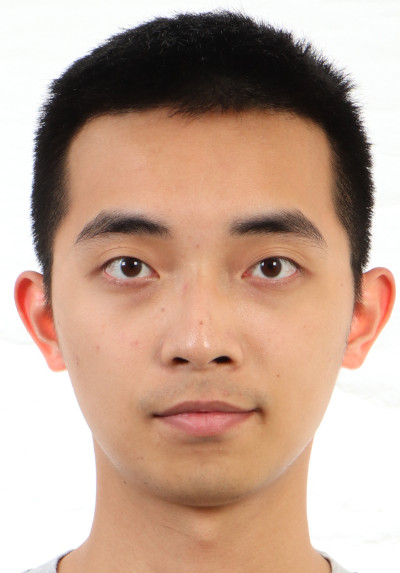
#> input picture hw3/src_imgs/jim-crop-bell.jpeg, 400 x 573 px
$ python main_change_ethnicity.py 1.0 1.0
#> lines starting #> are read from the running program, lines starting #| are printed output that depends on the picture; after the words box and inside, x2 and y2 are one past the last pixel; in counts of white or black regions, pixels touching at a corner belong together
### hw3/main.py
import numpy as np
import cv2
from PIL import Image
import matplotlib.pyplot as plt
import json
import random

from skimage import draw
from scipy import interpolate


import argparse

class CPSelect():
    # https://www.pyimagesearch.com/2015/03/09/capturing-mouse-click-events-with-python-and-opencv/
    def __init__(self, img_left, img_right,
            pts_left=None, pts_right=None, add_corners=True,
            scale=1):
        assert isinstance(img_left, np.ndarray)
        assert isinstance(img_right, np.ndarray)

        self.img_left = img_left
        self.img_right = img_right

        h, w = img_left.shape[0:2]
        # Default adding the four corners of two images
        if pts_left is None:
            self.pts_left = [[0, 0], [w-1, 0], [0, h-1], [w-1, h-1]] if add_corners else []
        else:
            self.pts_left = pts_left

        if pts_right is None:
            self.pts_right = [[0, 0], [w-1, 0], [0, h-1], [w-1, h-1]] if add_corners else []
        else:
            self.pts_right = pts_right

        self.win_left = "img_left"
        self.win_right = "img_right"

        self.font = cv2.FONT_HERSHEY_SIMPLEX
        self.scale = scale


    def interactively_select(self):

        cv2.namedWindow(self.win_left)
        cv2.namedWindow(self.win_right)

        cv2.setMouseCallback(self.win_left, self.capture_click, {"winname": self.win_left})
        cv2.setMouseCallback(self.win_right, self.capture_click, {"winname": self.win_right})

        while True:
            self.draw(self.win_left)
            self.draw(self.win_right)

            key = cv2.waitKey(0) & 0xFF
            if key == ord('q') and len(self.pts_left) == len(self.pts_right):
                break

        cv2.destroyAllWindows()


        return [self.pts_left, self.pts_right]

    def draw(self, win):
        pts = []
        if win == self.win_left:
            new_img = self.img_left.copy()
            pts = self.pts_left
        elif win == self.win_right:
            new_img = self.img_right.copy()
            pts = self.pts_right
        else:
            return

        for i, pt in enumerate(pts):
            cv2.drawMarker(new_img, pt, (0, 0, 255), markerType=cv2.MARKER_CROSS)
            cv2.putText(new_img, f"{i+1}", pt, self.font, self.scale, (0, 255, 0))

        cv2.imshow(win, new_img)

    # [19 lines left out: function capture_click, not called in this run]

def randcolor():
    return tuple(random.randint(0, 255) for i in range(3))

def get_delaunay(shape_vector, h, w):
    assert isinstance(shape_vector, np.ndarray)
    assert shape_vector.shape[1] == 2 # [(x,y)...]

    # remove decimal points and convert it to float
    shape_vector = shape_vector.astype(np.int32).astype(np.float32)

    coord2idx = {}

    subdiv = cv2.Subdiv2D((0, 0, w, h))

    for idx, key_pt in enumerate(shape_vector):
        coord2idx[tuple(key_pt)] = idx
        subdiv.insert(key_pt)

    triangles = subdiv.getTriangleList()
    # Map coordinates back to the index
    tri_indices = []
    for tri in triangles:
        a, b, c = tri[0:2], tri[2:4], tri[4:6]
        a, b, c = tuple(a), tuple(b), tuple(c)

        tri_idxs = [coord2idx[a], coord2idx[b], coord2idx[c]]
        tri_indices.append(tri_idxs)

    tri_indices = np.array(tri_indices, dtype=np.int32)
    return tri_indices

def visualize_triangles(img, shape_vec, tri_indices):
    assert isinstance(tri_indices, np.ndarray)
    assert tri_indices.dtype == np.int32

    new_img = img.copy()

    for tri in tri_indices:
        a, b, c = tri

        triangle_pts = np.array([shape_vec[a], shape_vec[b], shape_vec[c]], dtype=np.int32)

        new_img = cv2.polylines(new_img, [triangle_pts], isClosed=True, color=randcolor(), thickness=2)

    return new_img

def getAffineTransform(src, dst):
    assert isinstance(src, np.ndarray)
    assert isinstance(dst, np.ndarray)
    assert src.shape == dst.shape and src.shape == (3, 2)

    src = src.astype(np.float32)
    dst = dst.astype(np.float32)

    a, b, c = src
    A, B, C = dst

    M = np.array([c-b, a-b], dtype=np.float32).T
    M_inv = np.linalg.inv(M)

    T1 = np.concatenate([M_inv, M_inv.dot(-b.reshape(2, 1))], axis=1)
    T1 = np.concatenate([T1, [[0, 0, 1]]], axis=0)

    M2 = np.array([C-B, A-B], dtype=np.float32).T

    T2 = np.concatenate([M2, B.reshape(2, 1)], axis=1)
    T2 = np.concatenate([T2, [[0, 0, 1]]], axis=0)

    T = T2.dot(T1)
    return T[0:2] # strip the last row [0, 0, 1]

def area(pts):
    assert pts.shape[1] == 2
    x, y = pts[:,0], pts[:,1]
    a = (x-np.roll(x, 1)).dot(y+np.roll(y, 1))
    a = np.abs(a)/2
    return a

def warp(img, shape_src, shape_dst, tri_indices, bg=None):
    assert isinstance(img, np.ndarray)
    assert isinstance(shape_src, np.ndarray)
    assert isinstance(shape_dst, np.ndarray)
    assert isinstance(tri_indices, np.ndarray)
    assert shape_src.shape == shape_dst.shape

    h, w = img.shape[0:2]
    Y, X = np.arange(0, h), np.arange(0, w)

    # Z = f(X, Y)
    Z = img.transpose(1, 0, 2)

    if bg is None:
        warped = np.zeros_like(img, dtype=np.float32)
    else:
        warped = bg.copy()

    for tri in tri_indices:
        a, b, c = tri

        src = np.array([shape_src[a], shape_src[b], shape_src[c]], np.float32)
        dst = np.array([shape_dst[a], shape_dst[b], shape_dst[c]], np.float32)

        if area(dst) <= 3:
            # too thin just ignore it
            continue

        # TODO: ignore it if the area is too small (<=5 ??)
        M_inv = getAffineTransform(dst, src)

        # NOTE: polygon(rows, cols) not polygon(xs, ys)!
        ys, xs = draw.polygon(dst[:, 1], dst[:, 0])

        # (n,) -> (n, 3)
        homo_coords = np.stack([xs, ys, np.ones(len(xs))], axis=1).astype(np.float32)
        assert homo_coords.shape[1] == 3

        # (n, 2)
        inverse_coords = homo_coords.dot(M_inv.T)
        assert inverse_coords.shape[1] == 2

        # Interpolate and extrapolate
        pixel_vals = interpolate.interpn((X, Y), Z, inverse_coords,
                bounds_error=False, fill_value=None)

        warped[ys, xs] = pixel_vals

    return np.clip(warped, 0, 255).astype(np.int32)

def cross_dissolve(img_left, img_right, alpha):
    assert 0. <= alpha <= 1.
    return np.clip(img_left * alpha + img_right * (1-alpha), 0, 255)

def visualize_markers(img, pts, marker=True, text=True, scale=0.3, markerSize=5):
    new_img = img.copy()
    for i, pt in enumerate(pts):
        if marker:
            cv2.drawMarker(new_img, pt, (0, 255, 0), markerType=cv2.MARKER_CROSS, markerSize=markerSize)
        if text:
            cv2.putText(new_img, f"{i+1}", pt, cv2.FONT_HERSHEY_SIMPLEX, scale, (0, 255, 0))

    return new_img

# [89 lines left out: function main, not called in this run]


# [2 lines that do not run on import are left out]

### hw3/main_change_ethnicity.py
import numpy as np
import cv2

import json
import argparse
import random

from main import CPSelect, get_delaunay, visualize_markers, visualize_triangles, cross_dissolve, warp

def morph(
        img, face_mask, eth_left, eth_right,
        shape, eth_left_shape, eth_right_shape, tri_indices,
        shape_alpha, appear_alpha, h, w):

    eth_dshape = eth_right_shape - eth_left_shape

    center = shape.mean(axis=0, keepdims=True)
    out_shape = shape + shape_alpha * eth_dshape
    out_shape = np.clip(out_shape, [[0, 0]], [[w, h]])

    new_center = out_shape.mean(axis=0, keepdims=True)

    warped_eth_left = warp(eth_left, eth_left_shape, out_shape, tri_indices)
    warped_eth_right = warp(eth_right, eth_right_shape, out_shape, tri_indices)

    d_appear = warped_eth_right - warped_eth_left

    # Warp the mask so that we can know where is the face located
    mask = warp(face_mask.reshape(h, w, 1), shape, out_shape, tri_indices)

    out_img = warp(img, shape, out_shape, tri_indices, bg=img if shape_alpha == 0 else None)

    # Only change the face region!
    out_img = out_img + appear_alpha * (d_appear * mask)
    out_img = np.clip(out_img, 0, 255)

    return out_img

def get_face_mask(face_shape, h, w, tri_indices):
    assert isinstance(face_shape, np.ndarray)
    assert face_shape.shape[1] == 2

    face_shape = face_shape.astype(np.int32)
    mask = np.zeros((h, w), dtype=np.int32)

    contours = []
    n = len(face_shape)
    for tri in tri_indices:
        a, b, c = tri

        if any([a >= n, b >= n, c >= n]):
            continue
        a, b, c = face_shape[a], face_shape[b], face_shape[c]

        contours.append([a, b, c])

    contours = np.array(contours)
    # Fill each triangle
    cv2.drawContours(mask, contours, -1, 1, -1)
    return mask

def add_corners(shape, h, w):
    assert isinstance(shape, np.ndarray)
    assert shape.shape[1] == 2

    corners = np.array([[0, 0], [w-1, 0], [0, h-1], [w-1, h-1], [w//2, 0], [w-1, h//2], [w//2, h-1], [0, h//2]], dtype=np.int32)
    return np.concatenate([shape, corners], axis=0)

def main():
    random.seed(115813)
    parser = argparse.ArgumentParser()
    parser.add_argument("shape_alpha", type=float)
    parser.add_argument("appear_alpha", type=float)
    parser.add_argument("--load", type=str, default=None)
    parser.add_argument("--save", type=str, default=None)
    parser.add_argument("--write", action="store_true", default=False)
    parser.add_argument("--add_corners", action="store_true", default=False)
    args = parser.parse_args()

    img  = cv2.imread("./src_imgs/jim-crop-bell.jpeg")
#> img is the input picture: shape (573, 400, 3); mean B, G, R 147.3, 164.6, 194.4
    eth_left = cv2.imread("./src_imgs/averagetaiwanesemale.jpeg")
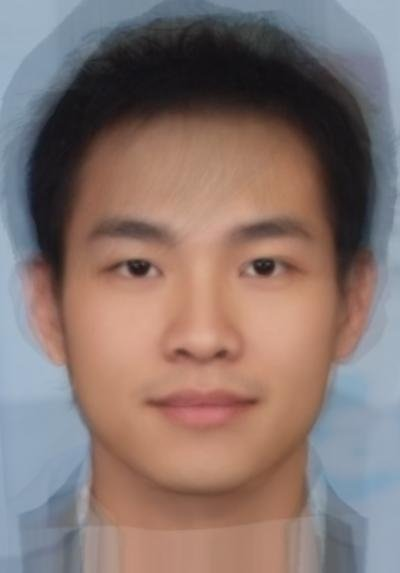
#> input picture hw3/src_imgs/averagetaiwanesemale.jpeg, 400 x 573 px
#> eth_left is the input picture: shape (573, 400, 3); mean B, G, R 111.4, 116, 134.5
    eth_right = cv2.imread("./src_imgs/whiteamericanmale-adjust.jpeg")
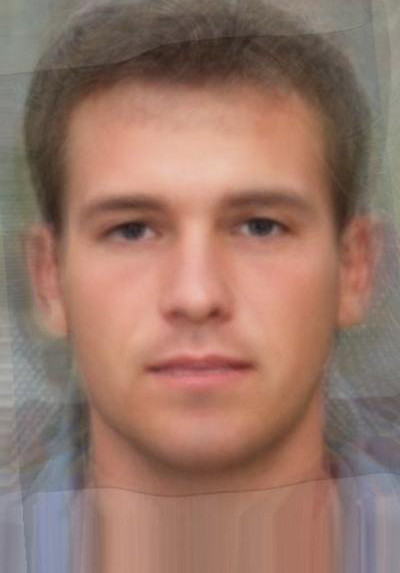
#> input picture hw3/src_imgs/whiteamericanmale-adjust.jpeg, 400 x 573 px
#> eth_right is the input picture: shape (573, 400, 3); mean B, G, R 104.8, 118.1, 151.8

    assert img.shape[0:2] == eth_left.shape[0:2] == eth_right.shape[0:2]

    if args.load is None:
        select = CPSelect(eth_left, eth_right)
        eth_left_shape, eth_right_shape = select.interactively_select()
#> after the loop in draw, `for i, pt in enumerate(pts):`: new_img: shape (573, 400, 3); 0.06% of pixels changed, all inside (x1, y1, x2, y2) = (0, 0, 400, 573)
#> (key q is pressed here)
#> eth_left_shape = [[0, 0], [399, 0], [0, 572], [399, 572]]; eth_right_shape = [[0, 0], [399, 0], [0, 572], [399, 572]]

        select2 = CPSelect(img, eth_left, pts_right=eth_left_shape)
        shape, _ = select2.interactively_select()
#> call 3 of draw, with win = 'img_left'
#> after the loop in draw (call 3), `for i, pt in enumerate(pts):`:
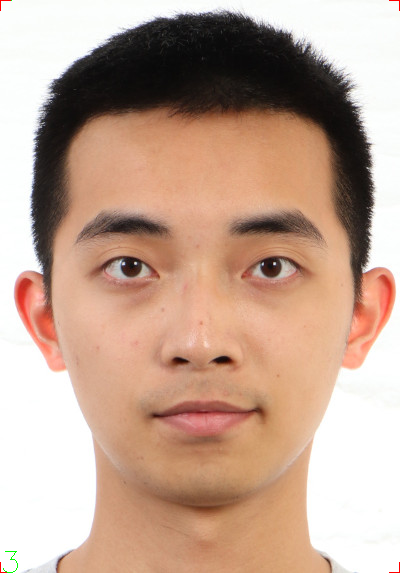
#> new_img: shape (573, 400, 3); 0.06% of pixels changed, all inside (x1, y1, x2, y2) = (0, 0, 400, 573)
#> (key Esc is pressed here)
#> shape = [[0, 0], [399, 0], [0, 572], [399, 572]]

        shapes = {"src": shape, "eth_left": eth_left_shape, "eth_right": eth_right_shape}
#> shapes = {'src': [[0, 0], [399, 0], [0, 572], [399, 572]], 'eth_left': [[0, 0], [399, 0], [0, 572], [399, 572]], 'eth_right': [[0, 0], [399, 0], [0, 572], [399, 572]]}
    else:
        with open(args.load, "r") as f:
            shapes = json.load(f)
    if args.load is None and args.save is not None:
        with open(args.save, "w") as f:
            json.dump(shapes, f)

    h, w = img.shape[0:2]
#> h = 573; w = 400
    # Visualize the triangulation
    shape = np.array(shapes["src"], dtype=np.int32)
    face_shape = shape.copy()
#> face_shape = [[0, 0], [399, 0], [0, 572], [399, 572]]
    eth_left_shape = np.array(shapes["eth_left"], dtype=np.int32)
    eth_right_shape = np.array(shapes["eth_right"], dtype=np.int32)

    if args.add_corners:
        shape = add_corners(shape, h, w)
        eth_left_shape = add_corners(eth_left_shape, h, w)
        eth_right_shape = add_corners(eth_right_shape, h, w)

    img_markers = visualize_markers(img, shape, marker=True, text=False, scale=0.4, markerSize=20)
#> the loop in visualize_markers, `for i, pt in enumerate(pts):` made 4 passes
    if args.write:
        cv2.imwrite("markers.jpg", img_markers)

    tri_indices = get_delaunay(shape, h+1, w+1)
#> the loop in get_delaunay, `for idx, key_pt in enumerate(shape_vector):` made 4 passes
#> after the loop in get_delaunay, `for idx, key_pt in enumerate(shape_vector):`: coord2idx = {(0, 0): 0, (399, 0): 1, (0, 572): 2, (399, 572): 3}
#> in get_delaunay, `triangles = subdiv.getTriangleList()`: triangles = [[0, 572, 0, 0, 399, 0], [399, 0, 399, 572, 0, 572]]
#> the loop in get_delaunay, `for tri in triangles:` made 2 passes
#> (a, b, c, tri_idxs) on passes 1 to 2: ((0, 572), (0, 0), (399, 0), [2, 0, 1]), ((399, 0), (399, 572), (0, 572), [1, 3, 2])
#> after the loop in get_delaunay, `for tri in triangles:`: tri_indices = [[2, 0, 1], [1, 3, 2]]
#> tri_indices = [[2, 0, 1], [1, 3, 2]]
    img_tri = visualize_triangles(img, shape, tri_indices)
#> the loop in visualize_triangles, `for tri in tri_indices:` made 2 passes
#> (a, b, c, triangle_pts) on passes 1 to 2: (2, 0, 1, [[0, 572], [0, 0], [399, 0]]), (1, 3, 2, [[399, 0], [399, 572], [0, 572]])
#> pass 1, in visualize_triangles, `new_img = cv2.polylines(new_img, [triangle_pts], isClosed=True, color=..`:
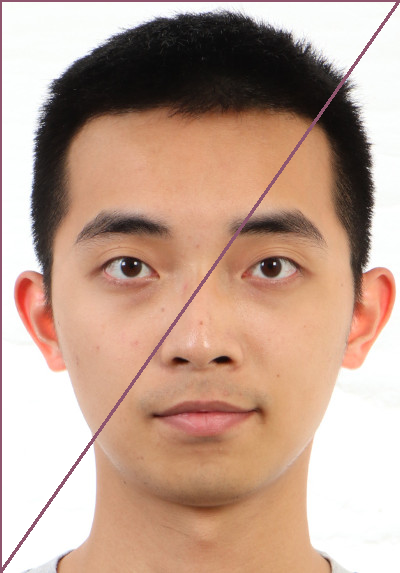
#> new_img: shape (573, 400, 3); 1.85% of pixels changed, all inside (x1, y1, x2, y2) = (0, 0, 400, 573)
    if args.write:
        cv2.imwrite("img_tri.jpg", img_tri)

    out = morph(img, get_face_mask(face_shape, h, w, tri_indices), eth_left, eth_right,
            shape, eth_left_shape, eth_right_shape, tri_indices,
            args.shape_alpha, args.appear_alpha, h, w)
#> in get_face_mask, `face_shape = face_shape.astype(np.int32)`: face_shape = [[0, 0], [399, 0], [0, 572], [399, 572]]
#> in get_face_mask, `n = len(face_shape)`: n = 4
#> the loop in get_face_mask, `for tri in tri_indices:` made 2 passes
#> after the loop in get_face_mask, `for tri in tri_indices:`: contours = [[[0, 572], [0, 0], [399, 0]], [[399, 0], [399, 572], [0, 572]]]
#> in get_face_mask, `cv2.drawContours(mask, contours, -1, 1, -1)`: mask: shape (573, 400) int32; every value is 1
#> in morph, `eth_dshape = eth_right_shape - eth_left_shape`: eth_dshape = [[0, 0], [0, 0], [0, 0], [0, 0]]
#> in morph, `center = shape.mean(axis=0, keepdims=True)`: center = [[199.5, 286]]
#> in morph, `out_shape = shape + shape_alpha * eth_dshape`: out_shape = [[0, 0], [399, 0], [0, 572], [399, 572]]
#> in morph, `new_center = out_shape.mean(axis=0, keepdims=True)`: new_center = [[199.5, 286]]
#> the loop in warp, `for tri in tri_indices:` made 2 passes
#> (tri, T1 in getAffineTransform, M2 in getAffineTransform, T2 in getAffineTransform, T in getAffineTransform) on pass 1: ([2, 0, 1], [[0.00251, 0, 0], [0, 0.00175, 0], [0, 0, 1]], [[399, 0], [0, 572]], [[399, 0, 0], [0, 572, 0], [0, 0, 1]], [[1, 0, 0], [0, 1, 0], [0, 0, 1]])
#> (tri, x in area, y in area, B in getAffineTransform, T1 in getAffineTransform, M2 in getAffineTransform, T2 in getAffineTransform, T in getAffineTransform) on pass 2: ([1, 3, 2], [399, 399, 0], [0, 572, 572], [399, 572], [[-0.00251, 0, 1], [0, -0.00175, 1], [0, 0, 1]], [[-399, 0], [0, -572]], [[-399, 0, 399], [0, -572, 572], [0, 0, 1]], [[1, 0, 0], [0, 1, 0], [0, 0, 1]])
#> the loop in warp (call 2), `for tri in tri_indices:` made 2 passes
#> in morph, `d_appear = warped_eth_right - warped_eth_left`:
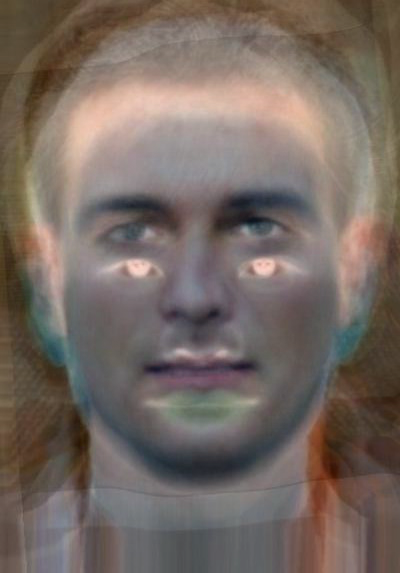
#> d_appear: shape (573, 400, 3) int32; mean B, G, R -6.6, 2.1, 17.3; drawn with min black and max white
#> in warp (call 3), `Z = img.transpose(1, 0, 2)`: Z: shape (400, 573, 1) int32; every value is 1
#> after the loop in warp (call 3), `for tri in tri_indices:`: warped: shape (573, 400, 1) float32; every value is 1
#> in warp (call 4), `Z = img.transpose(1, 0, 2)`:
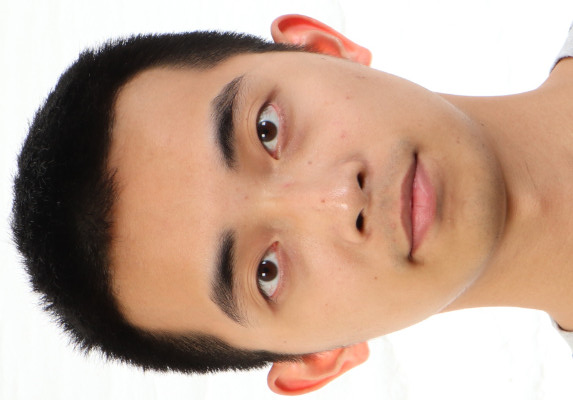
#> Z: shape (400, 573, 3); mean B, G, R 147.3, 164.6, 194.4
#> the loop in warp (call 4), `for tri in tri_indices:` made 2 passes
#> in morph, `out_img = np.clip(out_img, 0, 255)`:
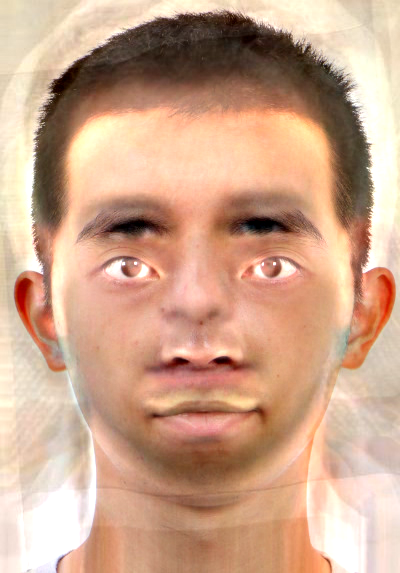
#> out_img: shape (573, 400, 3) float64; mean B, G, R 140.1, 165.9, 206.1

    cv2.imwrite("out-shape-{}-appear-{}.jpg".format(args.shape_alpha, args.appear_alpha),
            out)


if __name__ == "__main__":
    main()
